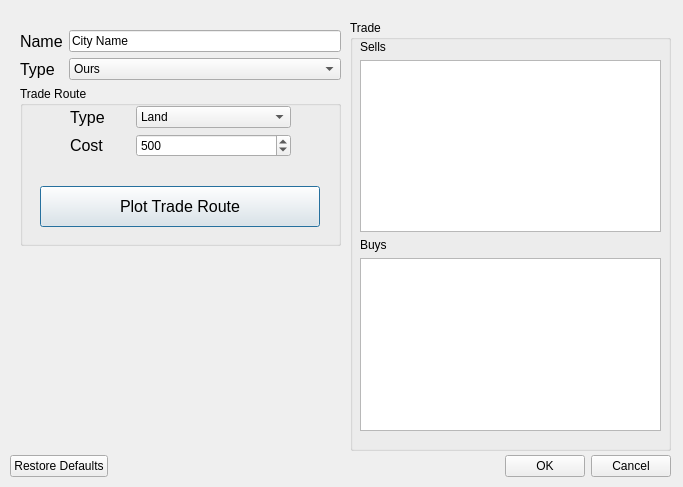
<?xml version="1.0" encoding="UTF-8"?>
<ui version="4.0">
 <class>Dialog</class>
 <widget class="QDialog" name="Dialog">
  <property name="enabled">
   <bool>true</bool>
  </property>
  <property name="geometry">
   <rect>
    <x>0</x>
    <y>0</y>
    <width>683</width>
    <height>487</height>
   </rect>
  </property>
  <property name="font">
   <font>
    <stylestrategy>PreferDefault</stylestrategy>
   </font>
  </property>
  <property name="cursor">
   <cursorShape>ArrowCursor</cursorShape>
  </property>
  <property name="focusPolicy">
   <enum>Qt::FocusPolicy::StrongFocus</enum>
  </property>
  <property name="windowTitle">
   <string>City Properties</string>
  </property>
  <property name="autoFillBackground">
   <bool>true</bool>
  </property>
  <property name="sizeGripEnabled">
   <bool>false</bool>
  </property>
  <property name="modal">
   <bool>true</bool>
  </property>
  <widget class="QDialogButtonBox" name="buttonBox">
   <property name="geometry">
    <rect>
     <x>10</x>
     <y>450</y>
     <width>661</width>
     <height>32</height>
    </rect>
   </property>
   <property name="orientation">
    <enum>Qt::Orientation::Horizontal</enum>
   </property>
   <property name="standardButtons">
    <set>QDialogButtonBox::StandardButton::Cancel|QDialogButtonBox::StandardButton::Ok|QDialogButtonBox::StandardButton::RestoreDefaults</set>
   </property>
  </widget>
  <widget class="QGroupBox" name="groupBox">
   <property name="enabled">
    <bool>true</bool>
   </property>
   <property name="geometry">
    <rect>
     <x>350</x>
     <y>20</y>
     <width>321</width>
     <height>431</height>
    </rect>
   </property>
   <property name="title">
    <string>Trade</string>
   </property>
   <widget class="QWidget" name="verticalLayoutWidget">
    <property name="geometry">
     <rect>
      <x>10</x>
      <y>20</y>
      <width>301</width>
      <height>391</height>
     </rect>
    </property>
    <layout class="QVBoxLayout" name="verticalLayout">
     <item>
      <widget class="QLabel" name="label_5">
       <property name="text">
        <string>Sells</string>
       </property>
      </widget>
     </item>
     <item>
      <widget class="QListWidget" name="listWidget"/>
     </item>
     <item>
      <widget class="QLabel" name="label_6">
       <property name="text">
        <string>Buys</string>
       </property>
      </widget>
     </item>
     <item>
      <widget class="QListView" name="listView"/>
     </item>
    </layout>
   </widget>
  </widget>
  <widget class="QWidget" name="formLayoutWidget">
   <property name="geometry">
    <rect>
     <x>20</x>
     <y>30</y>
     <width>321</width>
     <height>260</height>
    </rect>
   </property>
   <layout class="QFormLayout" name="formLayout">
    <item row="0" column="0">
     <widget class="QLabel" name="label">
      <property name="font">
       <font>
        <pointsize>12</pointsize>
        <stylestrategy>PreferDefault</stylestrategy>
       </font>
      </property>
      <property name="text">
       <string>Name</string>
      </property>
     </widget>
    </item>
    <item row="0" column="1">
     <widget class="QLineEdit" name="lineEdit">
      <property name="text">
       <string>City Name</string>
      </property>
     </widget>
    </item>
    <item row="1" column="0">
     <widget class="QLabel" name="label_2">
      <property name="font">
       <font>
        <pointsize>12</pointsize>
        <stylestrategy>PreferDefault</stylestrategy>
       </font>
      </property>
      <property name="text">
       <string>Type</string>
      </property>
     </widget>
    </item>
    <item row="1" column="1">
     <widget class="QComboBox" name="comboBox">
      <property name="autoFillBackground">
       <bool>true</bool>
      </property>
      <item>
       <property name="text">
        <string>Ours</string>
       </property>
      </item>
      <item>
       <property name="text">
        <string>Trade</string>
       </property>
      </item>
      <item>
       <property name="text">
        <string>Roman</string>
       </property>
      </item>
      <item>
       <property name="text">
        <string>Distant</string>
       </property>
      </item>
      <item>
       <property name="text">
        <string>Vulnerable</string>
       </property>
      </item>
     </widget>
    </item>
    <item row="2" column="0" colspan="2">
     <widget class="QGroupBox" name="groupBox_2">
      <property name="enabled">
       <bool>true</bool>
      </property>
      <property name="sizePolicy">
       <sizepolicy hsizetype="Expanding" vsizetype="Fixed">
        <horstretch>0</horstretch>
        <verstretch>0</verstretch>
       </sizepolicy>
      </property>
      <property name="minimumSize">
       <size>
        <width>0</width>
        <height>160</height>
       </size>
      </property>
      <property name="font">
       <font>
        <stylestrategy>PreferDefault</stylestrategy>
        <kerning>true</kerning>
       </font>
      </property>
      <property name="title">
       <string>Trade Route</string>
      </property>
      <widget class="QWidget" name="formLayoutWidget_2">
       <property name="geometry">
        <rect>
         <x>50</x>
         <y>20</y>
         <width>221</width>
         <height>71</height>
        </rect>
       </property>
       <layout class="QFormLayout" name="formLayout_2">
        <item row="2" column="0">
         <widget class="QLabel" name="label_3">
          <property name="minimumSize">
           <size>
            <width>60</width>
            <height>0</height>
           </size>
          </property>
          <property name="font">
           <font>
            <pointsize>12</pointsize>
            <stylestrategy>PreferDefault</stylestrategy>
            <kerning>true</kerning>
           </font>
          </property>
          <property name="text">
           <string>Cost</string>
          </property>
         </widget>
        </item>
        <item row="2" column="1">
         <widget class="QSpinBox" name="spinBox">
          <property name="layoutDirection">
           <enum>Qt::LayoutDirection::LeftToRight</enum>
          </property>
          <property name="autoFillBackground">
           <bool>false</bool>
          </property>
          <property name="wrapping">
           <bool>false</bool>
          </property>
          <property name="buttonSymbols">
           <enum>QAbstractSpinBox::ButtonSymbols::UpDownArrows</enum>
          </property>
          <property name="accelerated">
           <bool>true</bool>
          </property>
          <property name="maximum">
           <number>100000</number>
          </property>
          <property name="singleStep">
           <number>100</number>
          </property>
          <property name="value">
           <number>500</number>
          </property>
         </widget>
        </item>
        <item row="1" column="0">
         <widget class="QLabel" name="label_4">
          <property name="minimumSize">
           <size>
            <width>60</width>
            <height>0</height>
           </size>
          </property>
          <property name="baseSize">
           <size>
            <width>80</width>
            <height>0</height>
           </size>
          </property>
          <property name="font">
           <font>
            <pointsize>12</pointsize>
            <stylestrategy>PreferDefault</stylestrategy>
            <kerning>true</kerning>
           </font>
          </property>
          <property name="text">
           <string>Type</string>
          </property>
         </widget>
        </item>
        <item row="1" column="1">
         <widget class="QComboBox" name="comboBox_2">
          <property name="autoFillBackground">
           <bool>true</bool>
          </property>
          <item>
           <property name="text">
            <string>Land</string>
           </property>
          </item>
          <item>
           <property name="text">
            <string>Sea</string>
           </property>
          </item>
         </widget>
        </item>
       </layout>
      </widget>
      <widget class="QPushButton" name="pushButton">
       <property name="geometry">
        <rect>
         <x>20</x>
         <y>100</y>
         <width>280</width>
         <height>41</height>
        </rect>
       </property>
       <property name="font">
        <font>
         <pointsize>12</pointsize>
         <stylestrategy>PreferDefault</stylestrategy>
         <kerning>true</kerning>
        </font>
       </property>
       <property name="acceptDrops">
        <bool>false</bool>
       </property>
       <property name="autoFillBackground">
        <bool>true</bool>
       </property>
       <property name="text">
        <string>Plot Trade Route</string>
       </property>
       <property name="default">
        <bool>true</bool>
       </property>
       <property name="flat">
        <bool>false</bool>
       </property>
      </widget>
     </widget>
    </item>
   </layout>
  </widget>
 </widget>
 <resources/>
 <connections>
  <connection>
   <sender>buttonBox</sender>
   <signal>accepted()</signal>
   <receiver>Dialog</receiver>
   <slot>accept()</slot>
   <hints>
    <hint type="sourcelabel">
     <x>248</x>
     <y>254</y>
    </hint>
    <hint type="destinationlabel">
     <x>157</x>
     <y>274</y>
    </hint>
   </hints>
  </connection>
  <connection>
   <sender>buttonBox</sender>
   <signal>rejected()</signal>
   <receiver>Dialog</receiver>
   <slot>reject()</slot>
   <hints>
    <hint type="sourcelabel">
     <x>316</x>
     <y>260</y>
    </hint>
    <hint type="destinationlabel">
     <x>286</x>
     <y>274</y>
    </hint>
   </hints>
  </connection>
 </connections>
</ui>
